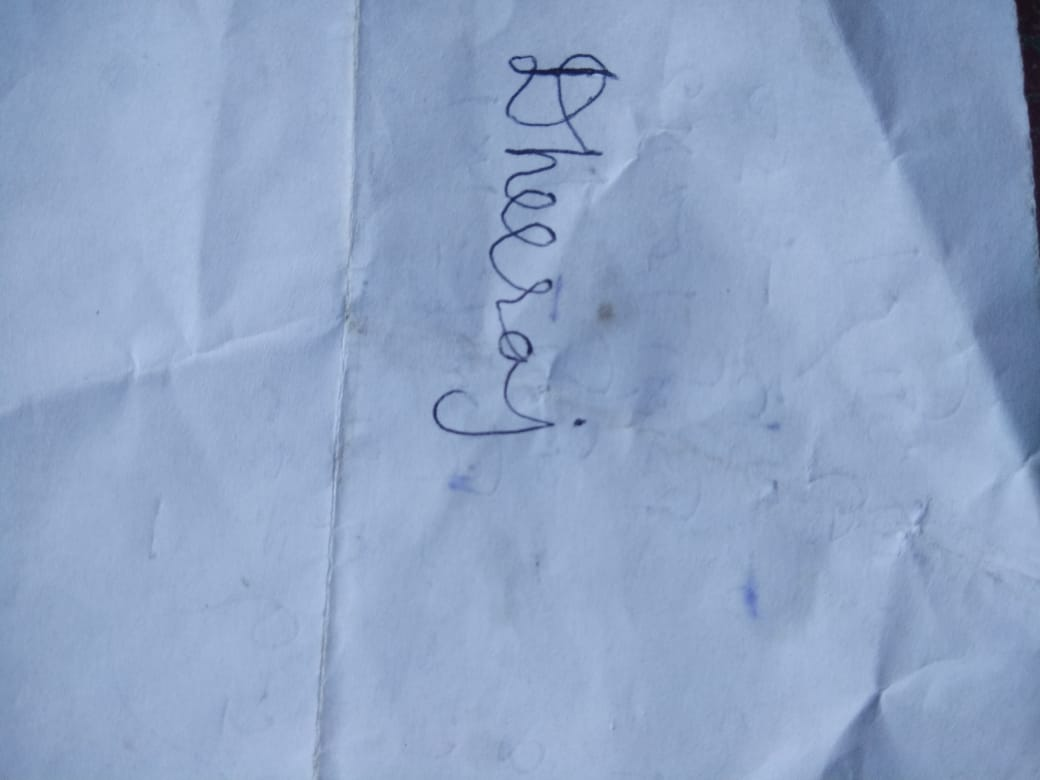
%> input picture watermark/sign.jpg, 1040 x 780 px, given in place of Lenna.png, which was not available
$ octave watermark.m   (GNU Octave 9; MATLAB toolbox functions it lacks are replaced by stand-ins)
%> lines starting %> are read from the running program, lines starting %| are printed output that depends on the picture; in (x1, y1, x2, y2) boxes, pixels count from 0 and x2, y2 are one past the last pixel; in counts of white or black regions, pixels touching at a corner belong together; the program's own positions count from 1; pictures that were not available may be replaced by others from this repository, and a replacement may not be noted
% Adding Watermark to an Image
% Created By : Dheeraj Kumar
%%
clc;
clear;
close all;

% Reading Test Image
test_image = imread('Lenna.png');
%> test_image is the input picture: size 780x1040x3 uint8; mean R, G, B 143.4, 163.9, 197.3

% Resizing Test Image to 256x256x3
test_image = imresize(test_image,[256 256]);
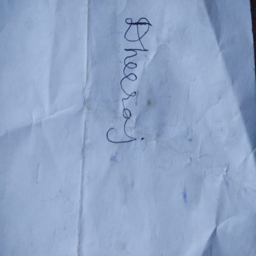
%> test_image: size 256x256x3 uint8; mean R, G, B 143.4, 163.9, 197.3

% Converting test image to grayscale
gray_test_image = rgb2gray(test_image);
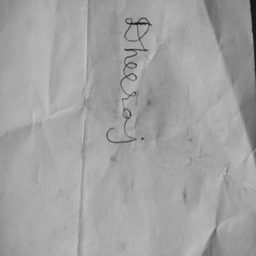
%> gray_test_image: size 256x256 uint8; min 18, max 196, mean 161.7
figure('Name','Result')
subplot(131);
imshow(gray_test_image);
title('Original Image');

%% Plotting MSB Bit Plane Image

% sign image
sign = imread('sign.jpg');
sign_resize = imresize(sign,[256 256]);
gray_sign = rgb2gray(sign_resize);

% Getting MSB bit of each pixel of sign
msb_bit_sign = bitget(gray_sign, 8);
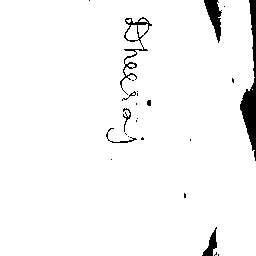
%> msb_bit_sign: size 256x256 logical; 96.7% white; 25 black regions (17 under 20 px), largest, box (x1, y1, x2, y2) and area: (240, 0, 256, 161) 997, (204, 0, 222, 43) 377, (120, 17, 152, 95) 373

% Plotting image of sign
subplot(132);
imshow(logical(msb_bit_sign));
title('Sign');

%% Image of 7 bits except LSB of Original Image

[rows cols] = size(gray_test_image);
%> rows = 256; cols = 256
watermark_image = zeros(rows,cols);

for ii = 1:rows
    for jj = 1:cols
        % Getting seven bits except lsb
        temp = bitget(gray_test_image(ii,jj), 2:1:8);

        pixel_value_bin = zeros(1,8);

        % MSB bit as the pixel value of Sign
        pixel_value_bin(8) = msb_bit_sign(ii,jj);

        % Next 7 bits as the pixel values of Image whose 7 bits are taken
        for ll = 2:8
            pixel_value_bin(ll-1) = temp(ll-1);
        end

        % Converting final pixel value to decimal value
        pixel_value_dec = bi2de(pixel_value_bin);
        % Storing these values
        watermark_image(ii,jj) = pixel_value_dec;
    end
end
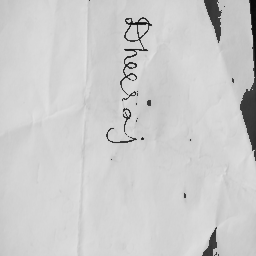
%> watermark_image: size 256x256 double; min 9, max 226, mean 204.4
%> after the loop, pixel_value_bin = [1 1 1 0 0 0 1 1]

% Plotting Watermarked Image
subplot(133);
imshow(uint8(watermark_image));
title('Watermarked Image');
